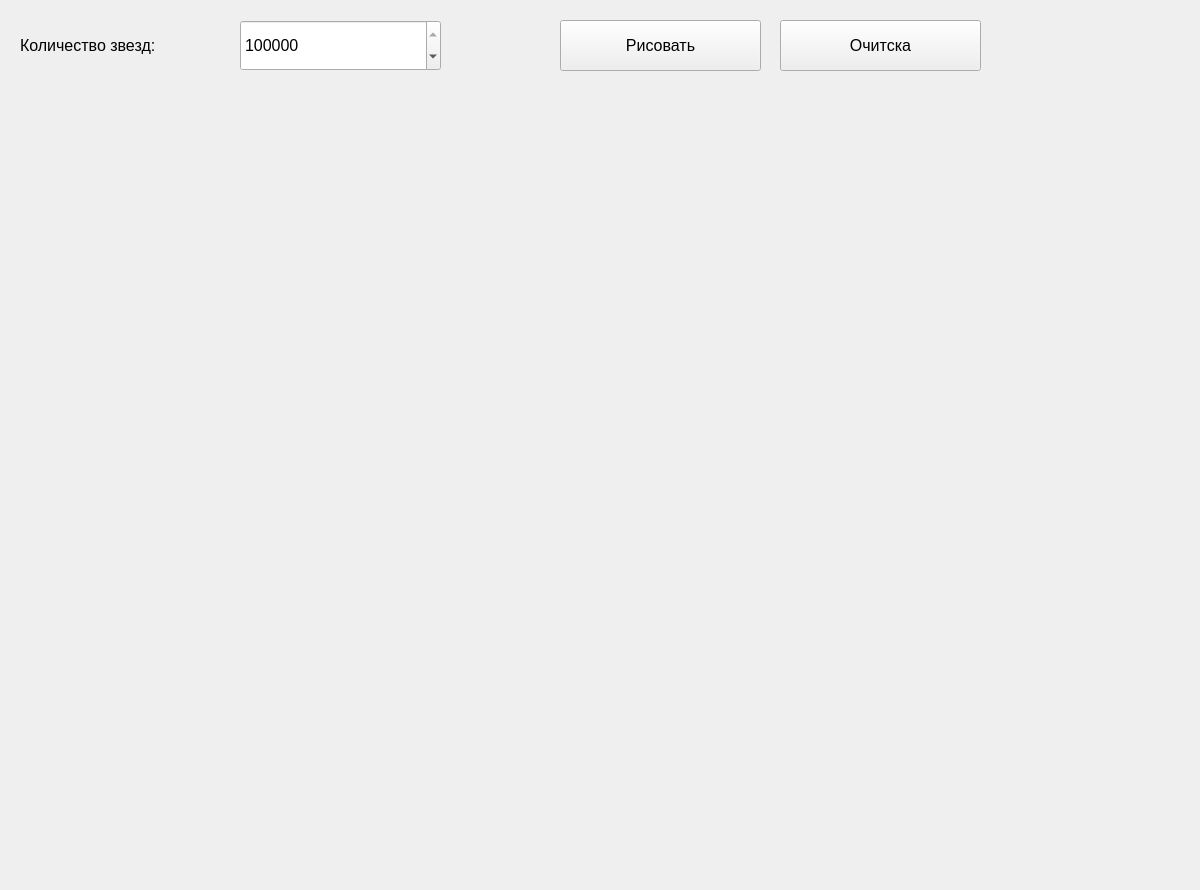
<?xml version="1.0" encoding="UTF-8"?>
<ui version="4.0">
 <class>MainWindow</class>
 <widget class="QMainWindow" name="MainWindow">
  <property name="geometry">
   <rect>
    <x>0</x>
    <y>0</y>
    <width>1200</width>
    <height>890</height>
   </rect>
  </property>
  <property name="font">
   <font>
    <pointsize>12</pointsize>
   </font>
  </property>
  <property name="windowTitle">
   <string>MainWindow</string>
  </property>
  <widget class="QWidget" name="centralWidget">
   <widget class="my_widget" name="widget" native="true">
    <property name="geometry">
     <rect>
      <x>0</x>
      <y>90</y>
      <width>1200</width>
      <height>800</height>
     </rect>
    </property>
   </widget>
   <widget class="QPushButton" name="pushButton_draw">
    <property name="geometry">
     <rect>
      <x>560</x>
      <y>20</y>
      <width>201</width>
      <height>51</height>
     </rect>
    </property>
    <property name="text">
     <string>Рисовать</string>
    </property>
   </widget>
   <widget class="QPushButton" name="pushButton_clear">
    <property name="geometry">
     <rect>
      <x>780</x>
      <y>20</y>
      <width>201</width>
      <height>51</height>
     </rect>
    </property>
    <property name="text">
     <string>Очитска</string>
    </property>
   </widget>
   <widget class="QLabel" name="label_num">
    <property name="geometry">
     <rect>
      <x>20</x>
      <y>20</y>
      <width>221</width>
      <height>51</height>
     </rect>
    </property>
    <property name="text">
     <string>Количество звезд:</string>
    </property>
   </widget>
   <widget class="QSpinBox" name="spinBox_num">
    <property name="geometry">
     <rect>
      <x>240</x>
      <y>20</y>
      <width>201</width>
      <height>51</height>
     </rect>
    </property>
    <property name="maximum">
     <number>2000000</number>
    </property>
    <property name="value">
     <number>200000</number>
    </property>
   </widget>
   <widget class="my_widget" name="widget_2" native="true">
    <property name="geometry">
     <rect>
      <x>0</x>
      <y>90</y>
      <width>1200</width>
      <height>800</height>
     </rect>
    </property>
   </widget>
  </widget>
 </widget>
 <layoutdefault spacing="6" margin="11"/>
 <customwidgets>
  <customwidget>
   <class>my_widget</class>
   <extends>QWidget</extends>
   <header location="global">my_widget.h</header>
   <container>1</container>
  </customwidget>
 </customwidgets>
 <resources/>
 <connections/>
</ui>
